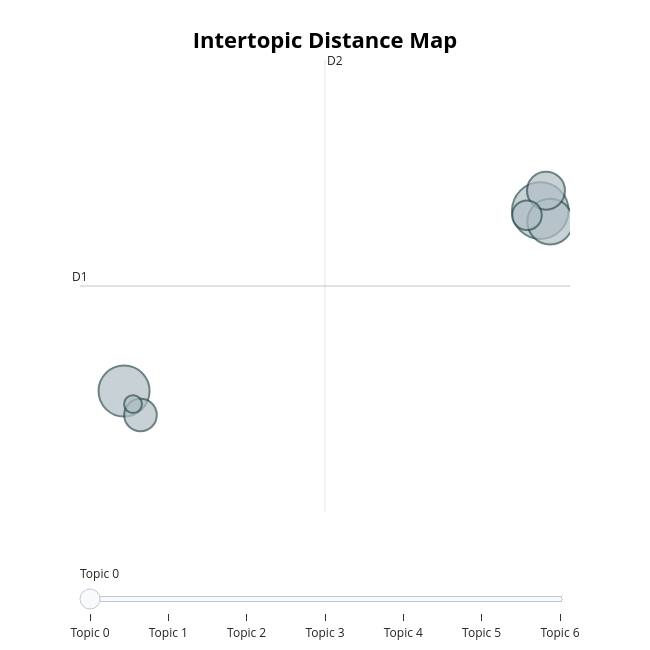

Here is the notebook cell this chart was saved with:
### Code cell
topic_model.visualize_topics()

### Figure 1 — Plotly figure (JSON) as saved in the notebook; plotly's stock layout.template omitted (floating-point values rounded to 4 significant figures)
{"data": [{"customdata": [[0, "vehicle | electric | mobil | beli | listrik", 160], [1, "aja | pake | kita | lu | takut", 130], [2, "indonesia | mobil | china | jepang | banyak", 104], [3, "baterai | mobil | vehicle | electric | listrik", 72], [4, "beli | mobil | harga | mau | masih", 53], [5, "bensin | minyak | bakar | mobil | polusi", 44], [6, "atto | mobil | ngeselin | aneh | gw", 16]], "hovertemplate": "<b>Topic %{customdata[0]}</b><br>%{customdata[1]}<br>Size: %{customdata[2]}", "legendgroup": "", "marker": {"color": "#B0BEC5", "line": {"color": "DarkSlateGrey", "width": 2}, "size": [160, 130, 104, 72, 53, 44, 16], "sizemode": "area", "sizeref": 0.1, "symbol": "circle"}, "mode": "markers", "name": "", "orientation": "v", "showlegend": false, "type": "scatter", "x": [5.63, -13.5, 6.082, 5.891, -12.74, 5.016, -13.09], "xaxis": "x", "y": [26.91, 21.2, 26.56, 27.54, 20.45, 26.76, 20.79], "yaxis": "y"}], "layout": {"annotations": [{"showarrow": false, "text": "D1", "x": -15.53, "y": 24.53, "yshift": 10}, {"showarrow": false, "text": "D2", "x": -4.265, "xshift": 10, "y": 31.67}], "height": 650, "hoverlabel": {"bgcolor": "white", "font": {"family": "Rockwell", "size": 16}}, "legend": {"itemsizing": "constant", "tracegroupgap": 0}, "margin": {"t": 60}, "shapes": [{"line": {"color": "#CFD8DC", "width": 2}, "type": "line", "x0": -4.265, "x1": -4.265, "y0": 17.38, "y1": 31.67}, {"line": {"color": "#9E9E9E", "width": 2}, "type": "line", "x0": -15.53, "x1": 6.995, "y0": 24.53, "y1": 24.53}], "sliders": [{"active": 0, "pad": {"t": 50}, "steps": [{"args": [{"marker.color": [["red", "#B0BEC5", "#B0BEC5", "#B0BEC5", "#B0BEC5", "#B0BEC5", "#B0BEC5"]]}], "label": "Topic 0", "method": "update"}, {"args": [{"marker.color": [["#B0BEC5", "red", "#B0BEC5", "#B0BEC5", "#B0BEC5", "#B0BEC5", "#B0BEC5"]]}], "label": "Topic 1", "method": "update"}, {"args": [{"marker.color": [["#B0BEC5", "#B0BEC5", "red", "#B0BEC5", "#B0BEC5", "#B0BEC5", "#B0BEC5"]]}], "label": "Topic 2", "method": "update"}, {"args": [{"marker.color": [["#B0BEC5", "#B0BEC5", "#B0BEC5", "red", "#B0BEC5", "#B0BEC5", "#B0BEC5"]]}], "label": "Topic 3", "method": "update"}, {"args": [{"marker.color": [["#B0BEC5", "#B0BEC5", "#B0BEC5", "#B0BEC5", "red", "#B0BEC5", "#B0BEC5"]]}], "label": "Topic 4", "method": "update"}, {"args": [{"marker.color": [["#B0BEC5", "#B0BEC5", "#B0BEC5", "#B0BEC5", "#B0BEC5", "red", "#B0BEC5"]]}], "label": "Topic 5", "method": "update"}, {"args": [{"marker.color": [["#B0BEC5", "#B0BEC5", "#B0BEC5", "#B0BEC5", "#B0BEC5", "#B0BEC5", "red"]]}], "label": "Topic 6", "method": "update"}]}], "title": {"font": {"color": "Black", "size": 22}, "text": "<b>Intertopic Distance Map</b>", "x": 0.5, "xanchor": "center", "y": 0.95, "yanchor": "top"}, "width": 650, "xaxis": {"anchor": "y", "domain": [0, 1], "range": [-15.53, 6.995], "title": {"text": ""}, "visible": false}, "yaxis": {"anchor": "x", "domain": [0, 1], "range": [17.38, 31.67], "title": {"text": ""}, "visible": false}}}
